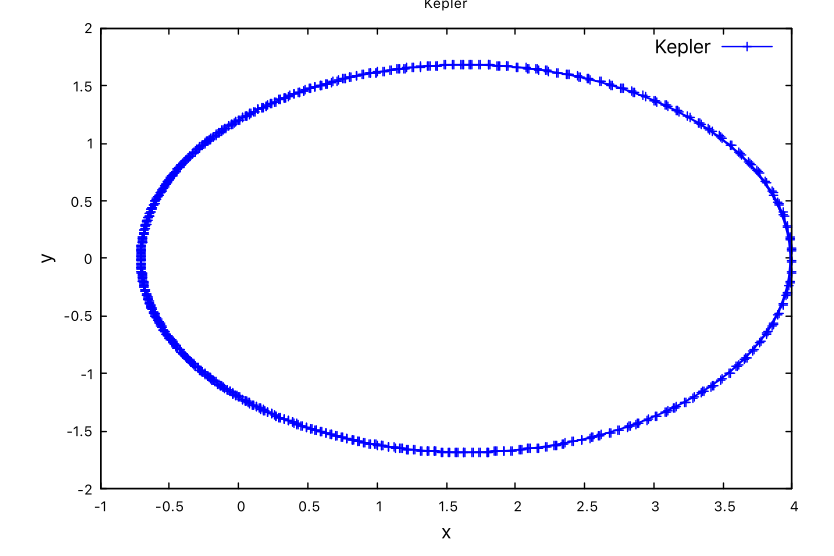

Reproduce this figure in gnuplot.
reset

# plots Kepler Orbit
set term qt 1 size 600,400
set title "Kepler"
set xlabel "x"  font ",14"
set ylabel "y"  font ",14"

set key         font ",14"
set lmargin at screen 0.12
set rmargin at screen 0.95
set bmargin at screen 0.12
set tmargin at screen 0.95

plot "kepler.dat" using 1:2 w lp lc rgb "blue" title "Kepler"
